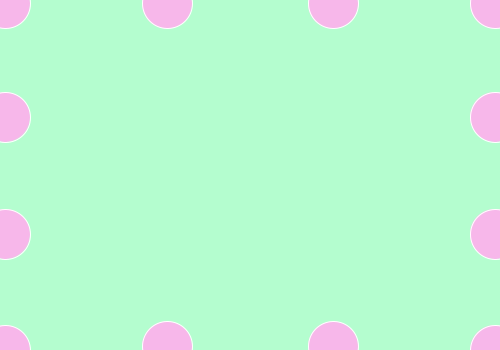
Frame 1 (no input)
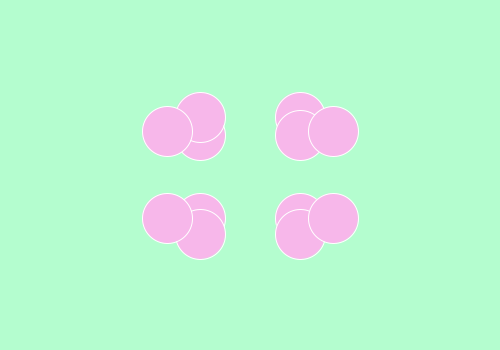
Frame 60 (the mouse pressed at the canvas centre just before this capture)
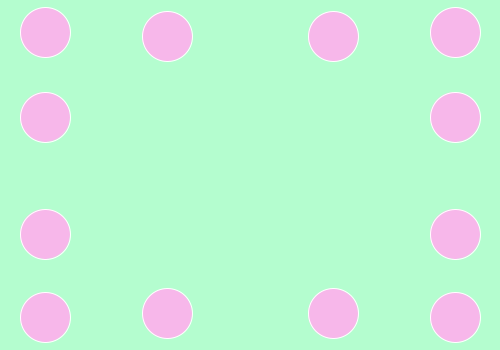
Frame 120 (the mouse held since frame 60 and released just before this capture)

The Processing sketch that drew these frames (run headless with seeded random() and noise(); from frame 60 on, the mouse is pressed at the canvas centre):

// Processing sketch: processing_70270
// ── processing_70270.pde

void setup() //sets up our window
{
  size (500, 350);
  stroke(255);
  frameRate(20);
  fill(247,183,234);
 
} 
// sets up our variables
float x=0;
float a=0;
float b=0;
float y=0;
float c=0;




void draw()//sets up drwaing/animation
{
  x=x+5;
  a=350-y;
  b=500-x;
  y=y+3.6367; //3.6367 is the ratio of 400:550
  c=350-y;
  
 
 
  if (x>550) {x=0;} //conditional statement, 
  if (y>400) {y=0;} 
  background(180,253,207);
  ellipse (x,117,50,50); //horizontal L-R
  ellipse (x,a,50,50); //diagonal L-R, B-T
  ellipse (b,a,50,50); //diagonal R-L, B-T
  ellipse (b,117,50,50); //horizontal R-L
  ellipse (x,0.7273*x,50,50); //diagonal L-R,T-B (0.7273 to convert 400-550values)
  ellipse (b, 0.7273*x,50,50); //diagonal R-L, T-B
  ellipse (x,234,50,50); //horizontal L-R lower
  ellipse (b,234,50,50); //horizontal R-L lower
  ellipse (167,y,50,50); //vertical T-B left
  ellipse (333,y,50,50); //vertical T-B right
  ellipse (167,c,50,50); //vertical B-T left
  ellipse (333,c,50,50); //vertical B-T right
}
